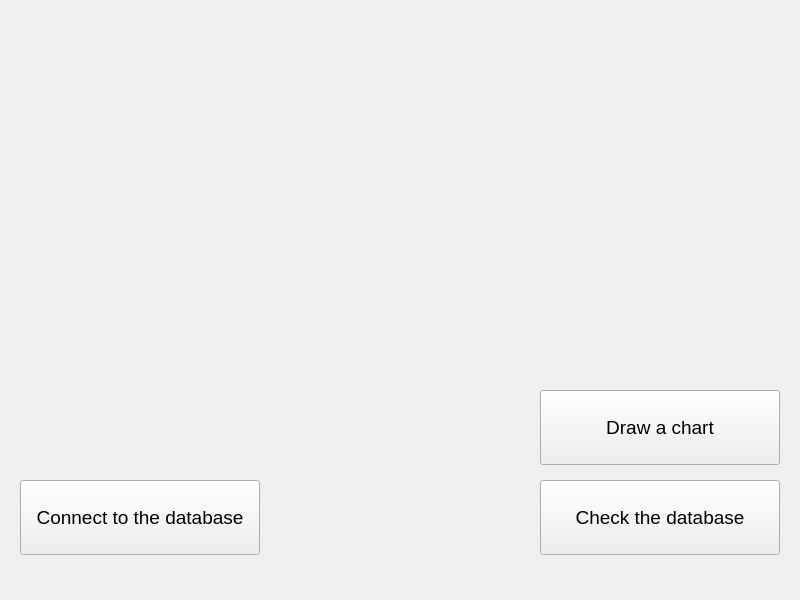
<?xml version="1.0" encoding="UTF-8"?>
<ui version="4.0">
 <class>MainWindow</class>
 <widget class="QMainWindow" name="MainWindow">
  <property name="enabled">
   <bool>true</bool>
  </property>
  <property name="geometry">
   <rect>
    <x>0</x>
    <y>0</y>
    <width>800</width>
    <height>600</height>
   </rect>
  </property>
  <property name="minimumSize">
   <size>
    <width>800</width>
    <height>600</height>
   </size>
  </property>
  <property name="maximumSize">
   <size>
    <width>800</width>
    <height>600</height>
   </size>
  </property>
  <property name="windowTitle">
   <string>MainWindow</string>
  </property>
  <widget class="QWidget" name="centralWidget">
   <widget class="QPushButton" name="pushButton">
    <property name="geometry">
     <rect>
      <x>20</x>
      <y>480</y>
      <width>240</width>
      <height>75</height>
     </rect>
    </property>
    <property name="font">
     <font>
      <pointsize>14</pointsize>
     </font>
    </property>
    <property name="text">
     <string>Connect to the database</string>
    </property>
   </widget>
   <widget class="QPushButton" name="pushButton_2">
    <property name="geometry">
     <rect>
      <x>540</x>
      <y>480</y>
      <width>240</width>
      <height>75</height>
     </rect>
    </property>
    <property name="font">
     <font>
      <pointsize>14</pointsize>
      <weight>50</weight>
      <bold>false</bold>
     </font>
    </property>
    <property name="text">
     <string>Check the database</string>
    </property>
   </widget>
   <widget class="QPushButton" name="pushButton_3">
    <property name="geometry">
     <rect>
      <x>540</x>
      <y>390</y>
      <width>240</width>
      <height>75</height>
     </rect>
    </property>
    <property name="font">
     <font>
      <pointsize>14</pointsize>
      <weight>50</weight>
      <bold>false</bold>
     </font>
    </property>
    <property name="text">
     <string>Draw a chart</string>
    </property>
   </widget>
  </widget>
  <widget class="QMenuBar" name="menuBar">
   <property name="geometry">
    <rect>
     <x>0</x>
     <y>0</y>
     <width>800</width>
     <height>21</height>
    </rect>
   </property>
  </widget>
 </widget>
 <layoutdefault spacing="6" margin="11"/>
 <resources/>
 <connections/>
</ui>
